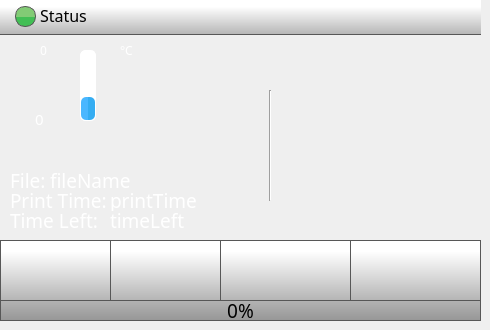
    <widget class="QWidget" name="homePage">
     <widget class="QPushButton" name="playPauseButton">
      <property name="geometry">
       <rect>
        <x>220</x>
        <y>240</y>
        <width>131</width>
        <height>61</height>
       </rect>
      </property>
      <property name="minimumSize">
       <size>
        <width>0</width>
        <height>0</height>
       </size>
      </property>
      <property name="font">
       <font>
        <family>Roboto</family>
       </font>
      </property>
      <property name="styleSheet">
       <string notr="true">QPushButton {
    border: 1px solid rgb(87, 87, 87);
	background-color: qlineargradient(spread:pad, x1:0, y1:1, x2:0, y2:0.188, stop:0 rgba(180, 180, 180, 255), stop:1 rgba(255, 255, 255, 255));
    
}

QPushButton:pressed {

    background-color: qlineargradient(x1: 0, y1: 0, x2: 0, y2: 1,
                                      stop: 0 #dadbde, stop: 1 #f6f7fa);
}

QPushButton:flat {
    border: none; /* no border for a flat push button */
}

QPushButton:default {
    border-color: navy; /* make the default button prominent */
}

QPushButton:focus {
	outline: none;
}</string>
      </property>
      <property name="text">
       <string/>
      </property>
      <property name="icon">
       <iconset>
        <normaloff>templates/img/play-button.png</normaloff>
        <normalon>templates/img/pause-button.png</normalon>templates/img/play-button.png</iconset>
      </property>
      <property name="iconSize">
       <size>
        <width>30</width>
        <height>30</height>
       </size>
      </property>
      <property name="checkable">
       <bool>true</bool>
      </property>
      <property name="checked">
       <bool>false</bool>
      </property>
      <property name="autoDefault">
       <bool>false</bool>
      </property>
      <property name="default">
       <bool>false</bool>
      </property>
      <property name="flat">
       <bool>false</bool>
      </property>
     </widget>
     <widget class="QPushButton" name="stopButton">
      <property name="geometry">
       <rect>
        <x>350</x>
        <y>240</y>
        <width>131</width>
        <height>61</height>
       </rect>
      </property>
      <property name="minimumSize">
       <size>
        <width>0</width>
        <height>0</height>
       </size>
      </property>
      <property name="font">
       <font>
        <family>Roboto</family>
       </font>
      </property>
      <property name="styleSheet">
       <string notr="true">QPushButton {
    border: 1px solid rgb(87, 87, 87);

	background-color: qlineargradient(spread:pad, x1:0, y1:1, x2:0, y2:0.188, stop:0 rgba(180, 180, 180, 255), stop:1 rgba(255, 255, 255, 255));
}

QPushButton:pressed {
    background-color: qlineargradient(x1: 0, y1: 0, x2: 0, y2: 1,
                                      stop: 0 #dadbde, stop: 1 #f6f7fa);
}

QPushButton:flat {
    border: none; /* no border for a flat push button */
}

QPushButton:default {
    border-color: navy; /* make the default button prominent */
}

QPushButton:focus {
	outline: none;
}</string>
      </property>
      <property name="text">
       <string/>
      </property>
      <property name="icon">
       <iconset>
        <normaloff>templates/img/video-player-stop-button.png</normaloff>templates/img/video-player-stop-button.png</iconset>
      </property>
      <property name="iconSize">
       <size>
        <width>25</width>
        <height>25</height>
       </size>
      </property>
     </widget>
     <widget class="Line" name="line">
      <property name="geometry">
       <rect>
        <x>260</x>
        <y>90</y>
        <width>20</width>
        <height>111</height>
       </rect>
      </property>
      <property name="orientation">
       <enum>Qt::Vertical</enum>
      </property>
     </widget>
     <widget class="QLabel" name="tool0Label">
      <property name="geometry">
       <rect>
        <x>40</x>
        <y>68</y>
        <width>31</width>
        <height>31</height>
       </rect>
      </property>
      <property name="font">
       <font>
        <family>Gotham Medium</family>
        <pointsize>14</pointsize>
        <weight>50</weight>
        <bold>false</bold>
        <underline>false</underline>
        <strikeout>false</strikeout>
       </font>
      </property>
      <property name="styleSheet">
       <string notr="true">
   color:  white;</string>
      </property>
      <property name="text">
       <string/>
      </property>
      <property name="pixmap">
       <pixmap>templates/img/Nozzle.png</pixmap>
      </property>
      <property name="scaledContents">
       <bool>true</bool>
      </property>
     </widget>
     <widget class="QLabel" name="FileNameLabel">
      <property name="geometry">
       <rect>
        <x>10</x>
        <y>170</y>
        <width>70</width>
        <height>21</height>
       </rect>
      </property>
      <property name="font">
       <font>
        <family>Gotham Light</family>
        <pointsize>14</pointsize>
        <weight>50</weight>
        <bold>false</bold>
       </font>
      </property>
      <property name="styleSheet">
       <string notr="true">color: rgb(255, 255, 255);</string>
      </property>
      <property name="text">
       <string>File:</string>
      </property>
     </widget>
     <widget class="QLabel" name="printTimeLabel">
      <property name="geometry">
       <rect>
        <x>10</x>
        <y>190</y>
        <width>111</width>
        <height>21</height>
       </rect>
      </property>
      <property name="font">
       <font>
        <family>Gotham Light</family>
        <pointsize>14</pointsize>
        <weight>50</weight>
        <bold>false</bold>
       </font>
      </property>
      <property name="styleSheet">
       <string notr="true">color: rgb(255, 255, 255);</string>
      </property>
      <property name="text">
       <string>Print Time:</string>
      </property>
     </widget>
     <widget class="QLabel" name="fileName">
      <property name="geometry">
       <rect>
        <x>50</x>
        <y>170</y>
        <width>211</width>
        <height>21</height>
       </rect>
      </property>
      <property name="font">
       <font>
        <family>Gotham Medium</family>
        <pointsize>14</pointsize>
       </font>
      </property>
      <property name="styleSheet">
       <string notr="true">color: rgb(255, 255, 255);
background-color: rgba(255, 255, 255, 0);</string>
      </property>
      <property name="text">
       <string>fileName</string>
      </property>
      <property name="scaledContents">
       <bool>true</bool>
      </property>
      <property name="wordWrap">
       <bool>false</bool>
      </property>
     </widget>
     <widget class="QLabel" name="printTime">
      <property name="geometry">
       <rect>
        <x>110</x>
        <y>190</y>
        <width>181</width>
        <height>21</height>
       </rect>
      </property>
      <property name="font">
       <font>
        <family>Gotham Medium</family>
        <pointsize>14</pointsize>
       </font>
      </property>
      <property name="styleSheet">
       <string notr="true">color: rgb(255, 255, 255);
background-color: rgba(255, 255, 255, 0);</string>
      </property>
      <property name="text">
       <string>printTime</string>
      </property>
     </widget>
     <widget class="QLabel" name="timeLeftLabel">
      <property name="geometry">
       <rect>
        <x>10</x>
        <y>210</y>
        <width>181</width>
        <height>21</height>
       </rect>
      </property>
      <property name="font">
       <font>
        <family>Gotham Light</family>
        <pointsize>14</pointsize>
        <weight>50</weight>
        <bold>false</bold>
       </font>
      </property>
      <property name="styleSheet">
       <string notr="true">color: rgb(255, 255, 255);</string>
      </property>
      <property name="text">
       <string>Time Left:</string>
      </property>
     </widget>
     <widget class="QLabel" name="tool0TargetTemperature">
      <property name="geometry">
       <rect>
        <x>40</x>
        <y>40</y>
        <width>70</width>
        <height>21</height>
       </rect>
      </property>
      <property name="font">
       <font>
        <family>Gotham Medium</family>
        <pointsize>9</pointsize>
        <weight>50</weight>
        <bold>false</bold>
        <underline>false</underline>
        <strikeout>false</strikeout>
       </font>
      </property>
      <property name="styleSheet">
       <string notr="true">
   color:  white;
background-color: rgba(255, 255, 255, 0);</string>
      </property>
      <property name="text">
       <string>0</string>
      </property>
     </widget>
     <widget class="QProgressBar" name="tool0TempBar">
      <property name="geometry">
       <rect>
        <x>80</x>
        <y>50</y>
        <width>16</width>
        <height>71</height>
       </rect>
      </property>
      <property name="styleSheet">
       <string notr="true">QProgressBar::chunk {
    border-radius: 5px;
	background-color: qlineargradient(spread:pad, x1:0.517, y1:0, x2:0.522, y2:0, stop:0.0336134 rgba(74, 183, 255, 255), stop:1 rgba(53, 173, 242, 255));
}

QProgressBar {
    border: 1px solid white;
    border-radius: 5px;
}
</string>
      </property>
      <property name="maximum">
       <number>300</number>
      </property>
      <property name="value">
       <number>100</number>
      </property>
      <property name="alignment">
       <set>Qt::AlignCenter</set>
      </property>
      <property name="textVisible">
       <bool>false</bool>
      </property>
      <property name="orientation">
       <enum>Qt::Vertical</enum>
      </property>
      <property name="format">
       <string>%v</string>
      </property>
     </widget>
     <widget class="QLabel" name="tool0ActualTemperature">
      <property name="geometry">
       <rect>
        <x>35</x>
        <y>110</y>
        <width>71</width>
        <height>18</height>
       </rect>
      </property>
      <property name="font">
       <font>
        <family>Gotham Medium</family>
        <pointsize>11</pointsize>
        <weight>50</weight>
        <bold>false</bold>
        <underline>false</underline>
        <strikeout>false</strikeout>
       </font>
      </property>
      <property name="styleSheet">
       <string notr="true">
   color:  white;
background-color: rgba(0, 0, 0, 0);</string>
      </property>
      <property name="text">
       <string>0</string>
      </property>
     </widget>
     <widget class="QPushButton" name="menuButton">
      <property name="geometry">
       <rect>
        <x>0</x>
        <y>240</y>
        <width>111</width>
        <height>61</height>
       </rect>
      </property>
      <property name="minimumSize">
       <size>
        <width>0</width>
        <height>0</height>
       </size>
      </property>
      <property name="font">
       <font>
        <family>Gotham Light</family>
        <pointsize>13</pointsize>
       </font>
      </property>
      <property name="styleSheet">
       <string notr="true">QPushButton {
     border: 1px solid rgb(87, 87, 87);
	background-color: qlineargradient(spread:pad, x1:0, y1:1, x2:0, y2:0.188, stop:0 rgba(180, 180, 180, 255), stop:1 rgba(255, 255, 255, 255));
    

}

QPushButton:pressed {

    background-color: qlineargradient(x1: 0, y1: 0, x2: 0, y2: 1,
                                      stop: 0 #dadbde, stop: 1 #f6f7fa);
}

QPushButton:flat {
    border: none; /* no border for a flat push button */
}

QPushButton:default {
    border-color: navy; /* make the default button prominent */
}

QPushButton:focus {
	outline: none;
}</string>
      </property>
      <property name="text">
       <string/>
      </property>
      <property name="icon">
       <iconset>
        <normaloff>templates/img/menu.png</normaloff>templates/img/menu.png</iconset>
      </property>
      <property name="iconSize">
       <size>
        <width>40</width>
        <height>40</height>
       </size>
      </property>
      <property name="checkable">
       <bool>false</bool>
      </property>
      <property name="autoDefault">
       <bool>false</bool>
      </property>
      <property name="default">
       <bool>false</bool>
      </property>
      <property name="flat">
       <bool>false</bool>
      </property>
     </widget>
     <widget class="QLabel" name="printPreviewMain">
      <property name="geometry">
       <rect>
        <x>270</x>
        <y>30</y>
        <width>210</width>
        <height>210</height>
       </rect>
      </property>
      <property name="styleSheet">
       <string notr="true">background-color: rgba(255, 255, 255, 0);</string>
      </property>
      <property name="text">
       <string/>
      </property>
      <property name="pixmap">
       <pixmap>templates/img/thumbnail.png</pixmap>
      </property>
      <property name="scaledContents">
       <bool>true</bool>
      </property>
     </widget>
     <widget class="QProgressBar" name="printProgressBar">
      <property name="geometry">
       <rect>
        <x>0</x>
        <y>300</y>
        <width>481</width>
        <height>21</height>
       </rect>
      </property>
      <property name="font">
       <font>
        <family>Gotham</family>
        <pointsize>14</pointsize>
        <weight>50</weight>
        <italic>false</italic>
        <bold>false</bold>
        <stylestrategy>PreferAntialias</stylestrategy>
       </font>
      </property>
      <property name="styleSheet">
       <string notr="true">QProgressBar::chunk {

	background-color: qlineargradient(spread:pad, x1:0, y1:0.523, x2:0, y2:0.534, stop:0 rgba(130, 203, 117, 255), stop:1 rgba(66, 191, 85, 255));
border: 1px solid green;
}

QProgressBar {
    border: 1px solid rgb(87, 87, 87);
 /*  border-bottom-left-radius: 10px;
 border-bottom-right-radius: 10px;*/
	background-color: qlineargradient(spread:pad, x1:0, y1:1, x2:0, y2:0, stop:0 rgba(150, 150, 150, 255), stop:1 rgba(180, 180, 180, 255));
}
</string>
      </property>
      <property name="maximum">
       <number>100</number>
      </property>
      <property name="value">
       <number>0</number>
      </property>
      <property name="alignment">
       <set>Qt::AlignCenter</set>
      </property>
      <property name="textVisible">
       <bool>true</bool>
      </property>
      <property name="orientation">
       <enum>Qt::Horizontal</enum>
      </property>
      <property name="format">
       <string>%p%</string>
      </property>
     </widget>
     <widget class="QLabel" name="timeLeft">
      <property name="geometry">
       <rect>
        <x>110</x>
        <y>210</y>
        <width>181</width>
        <height>21</height>
       </rect>
      </property>
      <property name="font">
       <font>
        <family>Gotham Medium</family>
        <pointsize>14</pointsize>
       </font>
      </property>
      <property name="styleSheet">
       <string notr="true">color: rgb(255, 255, 255);
background-color: rgba(255, 255, 255, 0);</string>
      </property>
      <property name="text">
       <string>timeLeft</string>
      </property>
      <property name="wordWrap">
       <bool>false</bool>
      </property>
     </widget>
     <widget class="QLabel" name="printerStatus">
      <property name="geometry">
       <rect>
        <x>40</x>
        <y>0</y>
        <width>381</width>
        <height>31</height>
       </rect>
      </property>
      <property name="font">
       <font>
        <family>Gotham</family>
        <pointsize>12</pointsize>
        <weight>50</weight>
        <bold>false</bold>
        <underline>false</underline>
        <strikeout>false</strikeout>
       </font>
      </property>
      <property name="styleSheet">
       <string notr="true">
background-color: rgba(255, 255, 255, 0);</string>
      </property>
      <property name="text">
       <string>Status</string>
      </property>
      <property name="alignment">
       <set>Qt::AlignLeading|Qt::AlignLeft|Qt::AlignVCenter</set>
      </property>
     </widget>
     <widget class="QPushButton" name="controlButton">
      <property name="geometry">
       <rect>
        <x>110</x>
        <y>240</y>
        <width>111</width>
        <height>61</height>
       </rect>
      </property>
      <property name="minimumSize">
       <size>
        <width>0</width>
        <height>0</height>
       </size>
      </property>
      <property name="font">
       <font>
        <family>Gotham Light</family>
        <pointsize>13</pointsize>
       </font>
      </property>
      <property name="styleSheet">
       <string notr="true">QPushButton {
     border: 1px solid rgb(87, 87, 87);

	background-color: qlineargradient(spread:pad, x1:0, y1:1, x2:0, y2:0.188, stop:0 rgba(180, 180, 180, 255), stop:1 rgba(255, 255, 255, 255));
}

QPushButton:pressed {
    background-color: qlineargradient(x1: 0, y1: 0, x2: 0, y2: 1,
                                      stop: 0 #dadbde, stop: 1 #f6f7fa);
}

QPushButton:flat {
    border: none; /* no border for a flat push button */
}

QPushButton:default {
    border-color: navy; /* make the default button prominent */
}

QPushButton:focus {
	outline: none;
}</string>
      </property>
      <property name="text">
       <string/>
      </property>
      <property name="icon">
       <iconset>
        <normaloff>templates/img/settings-1.png</normaloff>templates/img/settings-1.png</iconset>
      </property>
      <property name="iconSize">
       <size>
        <width>40</width>
        <height>40</height>
       </size>
      </property>
      <property name="checkable">
       <bool>false</bool>
      </property>
      <property name="autoDefault">
       <bool>false</bool>
      </property>
      <property name="default">
       <bool>false</bool>
      </property>
      <property name="flat">
       <bool>false</bool>
      </property>
     </widget>
     <widget class="QLabel" name="printerStatusColour">
      <property name="geometry">
       <rect>
        <x>15</x>
        <y>6</y>
        <width>21</width>
        <height>21</height>
       </rect>
      </property>
      <property name="font">
       <font>
        <family>Gotham</family>
        <pointsize>10</pointsize>
        <weight>50</weight>
        <bold>false</bold>
        <underline>false</underline>
        <strikeout>false</strikeout>
       </font>
      </property>
      <property name="styleSheet">
       <string notr="true">     border: 1px solid rgb(87, 87, 87);
	border-radius: 10px;
	background-color: qlineargradient(spread:pad, x1:0, y1:0.523, x2:0, y2:0.534, stop:0 rgba(130, 203, 117, 255), stop:1 rgba(66, 191, 85, 255));</string>
      </property>
      <property name="text">
       <string/>
      </property>
      <property name="alignment">
       <set>Qt::AlignCenter</set>
      </property>
     </widget>
     <widget class="QLabel" name="celciusLabel">
      <property name="geometry">
       <rect>
        <x>120</x>
        <y>40</y>
        <width>70</width>
        <height>21</height>
       </rect>
      </property>
      <property name="font">
       <font>
        <family>Gotham Medium</family>
        <pointsize>9</pointsize>
        <weight>50</weight>
        <bold>false</bold>
        <underline>false</underline>
        <strikeout>false</strikeout>
       </font>
      </property>
      <property name="styleSheet">
       <string notr="true">
   color:  white;
background-color: rgba(255, 255, 255, 0);</string>
      </property>
      <property name="text">
       <string>°C</string>
      </property>
     </widget>
     <widget class="QLabel" name="statusBar">
      <property name="geometry">
       <rect>
        <x>0</x>
        <y>0</y>
        <width>481</width>
        <height>35</height>
       </rect>
      </property>
      <property name="font">
       <font>
        <family>Gotham Medium</family>
        <pointsize>14</pointsize>
       </font>
      </property>
      <property name="styleSheet">
       <string notr="true">     border-bottom: 1px solid rgb(87, 87, 87);
	background-color: qlineargradient(spread:pad, x1:0, y1:1, x2:0, y2:0.188, stop:0 rgba(180, 180, 180, 255), stop:1 rgba(255, 255, 255, 255));</string>
      </property>
      <property name="frameShape">
       <enum>QFrame::NoFrame</enum>
      </property>
      <property name="frameShadow">
       <enum>QFrame::Raised</enum>
      </property>
      <property name="text">
       <string/>
      </property>
     </widget>
     <zorder>line</zorder>
     <zorder>printPreviewMain</zorder>
     <zorder>statusBar</zorder>
     <zorder>playPauseButton</zorder>
     <zorder>stopButton</zorder>
     <zorder>tool0Label</zorder>
     <zorder>FileNameLabel</zorder>
     <zorder>printTimeLabel</zorder>
     <zorder>fileName</zorder>
     <zorder>printTime</zorder>
     <zorder>timeLeftLabel</zorder>
     <zorder>tool0TempBar</zorder>
     <zorder>tool0ActualTemperature</zorder>
     <zorder>tool0TargetTemperature</zorder>
     <zorder>menuButton</zorder>
     <zorder>timeLeft</zorder>
     <zorder>controlButton</zorder>
     <zorder>printProgressBar</zorder>
     <zorder>printerStatus</zorder>
     <zorder>printerStatusColour</zorder>
     <zorder>celciusLabel</zorder>
    </widget>
